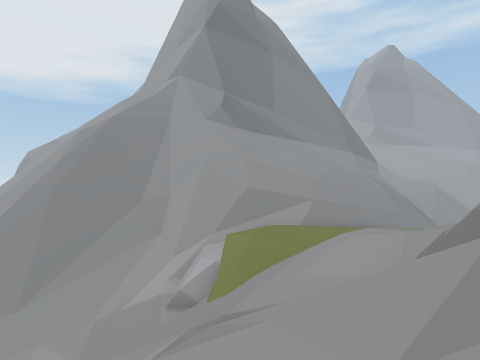
[1] (above)

18 first-person views from a walk through a 3-D level made in the Unity game engine. The camera is 1.5 m above the floor, looks level and sees 80° across. The floor is counted in squares, 2 m on a side. Each view is taken from the middle of a square. On the plan, view 1 faces up. The plan holds only what a view shows up to about 10 squares ahead; the rest is blank. The place goes on beyond the plan. The player is left out. Some animated figures are left out. Door leaves are left out, so doorways stand open. Some surface patterns are stand-ins.

[2]
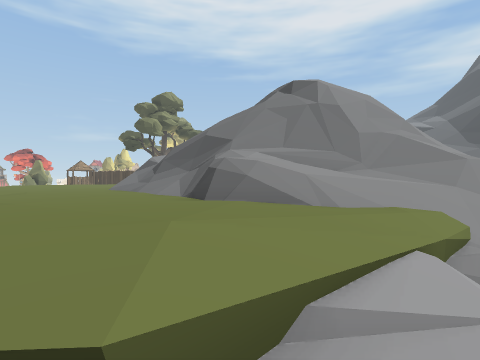

[3]
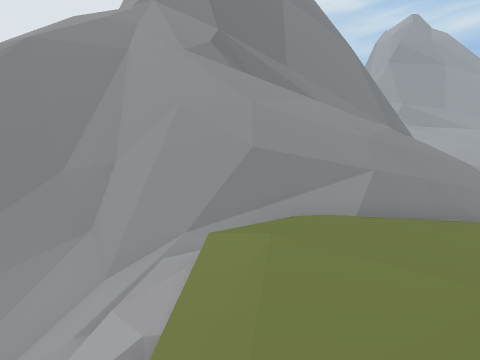

[4]
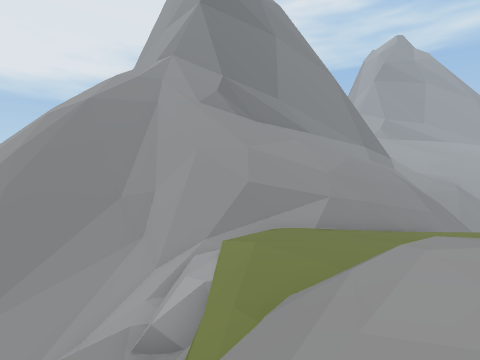

[5]
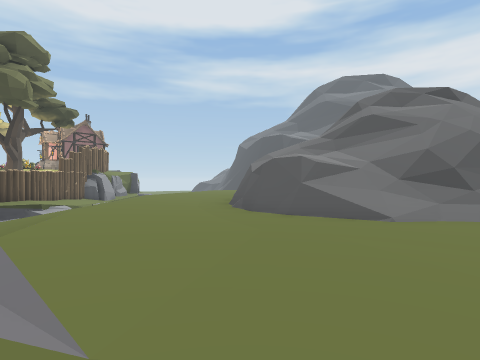

[6]
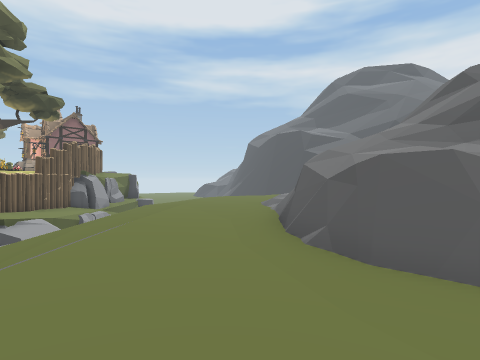

[7]
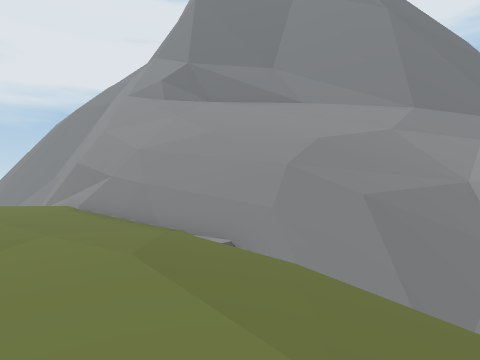

[8]
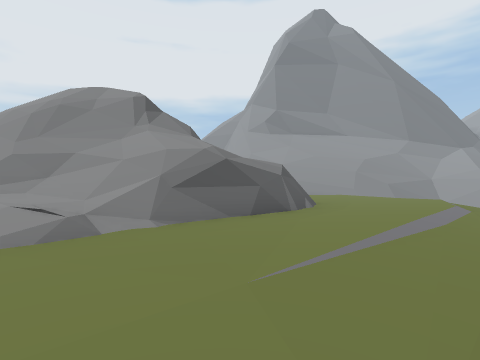

[9]
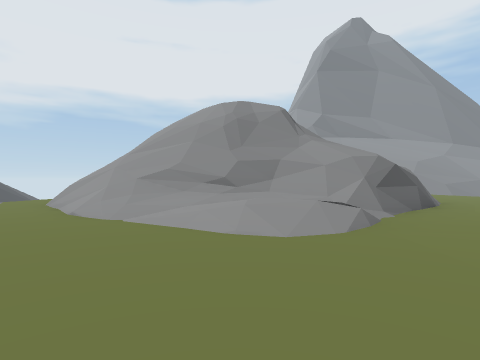

[10]
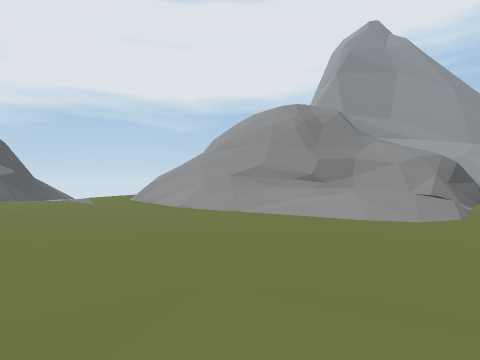

[11]
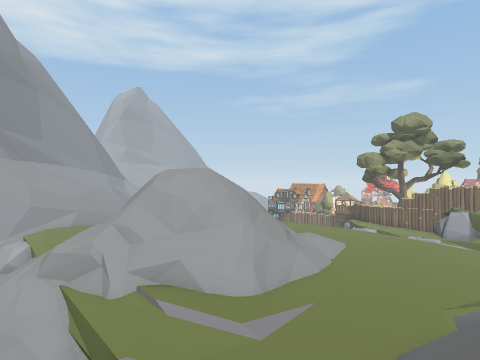

[12]
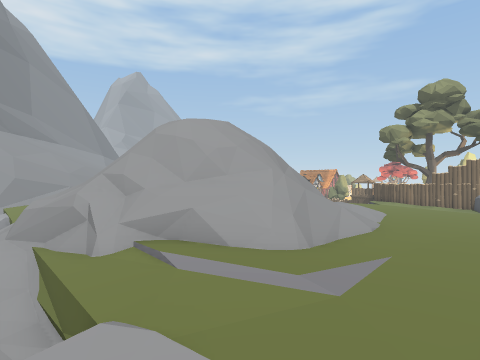

[13]
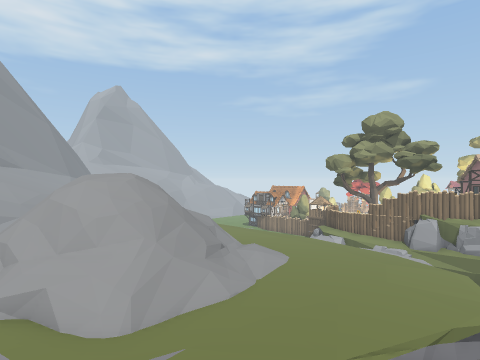

[14]
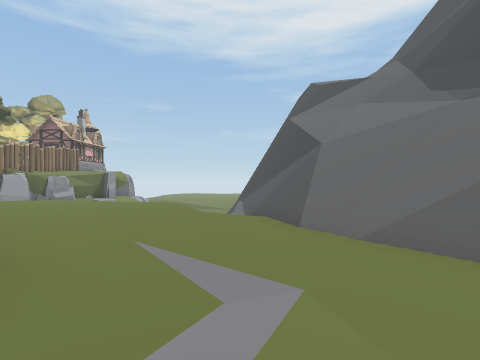

[15]
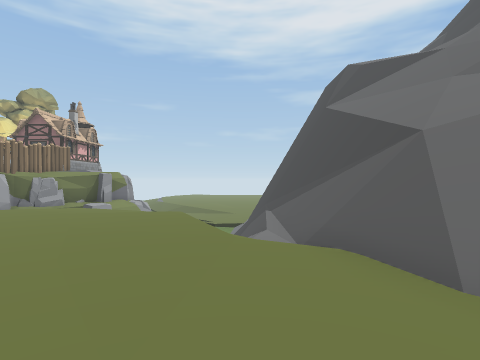

[16]
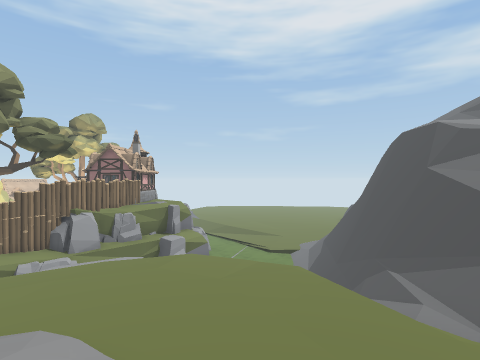

[17]
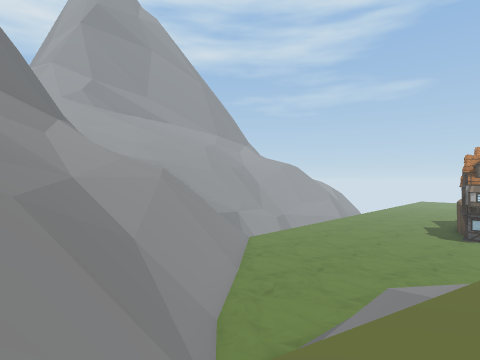

[18]
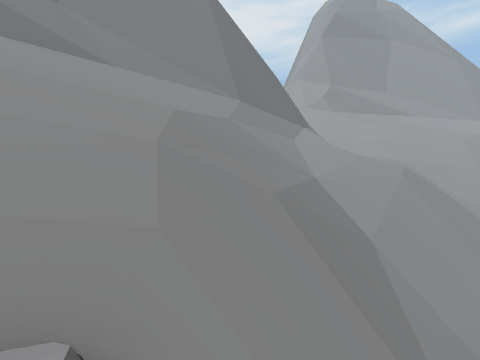

### Floor plan
Key: @ floor where view 1 was taken; # wall or solid block; . main floor; : floor 0.75 m higher than the main floor; - floor 1 m lower than the main floor; + floor 1.5 m higher than the main floor; * floor 2.25 m higher than the main floor; _ floor 5 m lower than the main floor; / step, stairs or slope; = window, fence, low wall or low ledge; ^ raised ledge; v drop or lower ground.
Columns run from 4 left of view 1 to 20 right of it. Each row starts with its distance up from view 1.
 20          ^^###///////
 19        ^^#//=////////
 18       ##////////////
 17       //////////////
 16        ////////////__
 15    ##   //////#//_____
 14 ####////////vv#/_______
 13 #vv///////##v##_________
 12 #vvvv////###v  ##   _____
 11 # ########-/vv^      ____
 10 #####/..........
  9  #=//...........
  8  ###..............
  7   ##/.............
  6   ##./==...........
  5    #./++ v=//=.....
  4   v//::=/////##....
  3    ///#v///=**v....
  2    ///#v=//=//v....
  1    #//=/ /////v....
  0    #@=// /////#....
 -1    #=##/////=//....
 -2    ####//////./.../
 -3    #.##=///=.:/.../
 -4    #..=/////./.....
 -5     ../=///........
 -6     ..............-
 -7     ..............-
 -8   / /.............
 -9     ///=.=.......
-10  /  ///==.=# ..-/
-11     ////#===#
-12      #///##=#
-13      ##///####
-14      /=/=##v
-15        ///vv
-16        /
-17       #/
-18        #
-19        v

Positions as (right, up) in squares from view 1, and headings:
1: (0, 0), facing up
2: (-1, 9), facing down-right
3: (0, 5), facing up
4: (0, 2), facing up
5: (10, 10), facing down
6: (11, 7), facing down
7: (11, 8), facing up-left
8: (14, -3), facing up-left
9: (12, -7), facing up-left
10: (11, -9), facing up-left
11: (-3, -10), facing up-right
12: (-2, -8), facing up-right
13: (0, -11), facing up-right
14: (0, -5), facing down-right
15: (2, -6), facing down-right
16: (4, -3), facing down-right
17: (8, 10), facing up-right
18: (8, 10), facing up
